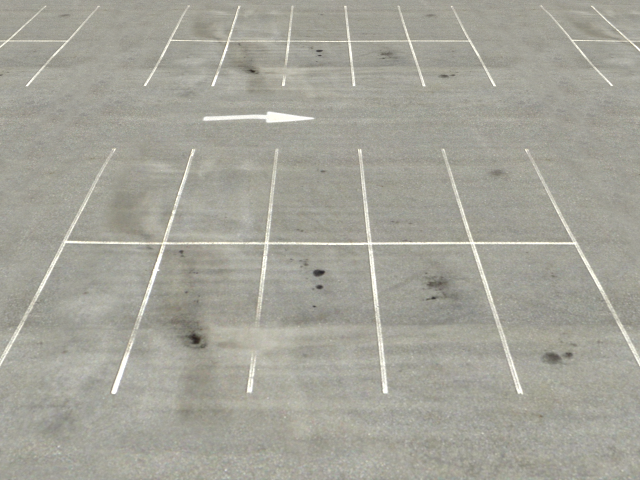
#> input picture CV/feature_project/assets/line_detection.png, 640 x 480 px
$ jupyter execute --allow-errors line_detection.ipynb
#> lines starting #> are read from the running program, lines starting #| are printed output that depends on the picture; after the words box and inside, x2 and y2 are one past the last pixel; in counts of white or black regions, pixels touching at a corner belong together
[cell 1]
import cv2
import numpy as np
import matplotlib
from matplotlib.pyplot import imshow
from matplotlib import pyplot as plt

## 1. Select some specific colors (white or yellow)
# white color mask
# ref:https://zhuanlan.zhihu.com/p/67930839
img = cv2.imread("./assets/line_detection.png")
#> img is the input picture: shape (480, 640, 3); mean B, G, R 153.2, 163.3, 164.3
#converted = convert_hls(img)
image = cv2.cvtColor(img,cv2.COLOR_BGR2HLS)
#> image: shape (480, 640, 3); mean of channels 0, 1, 2 27.5, 159.2, 17
lower = np.uint8([0, 200, 0])
upper = np.uint8([255, 255, 255])
white_mask = cv2.inRange(image, lower, upper)
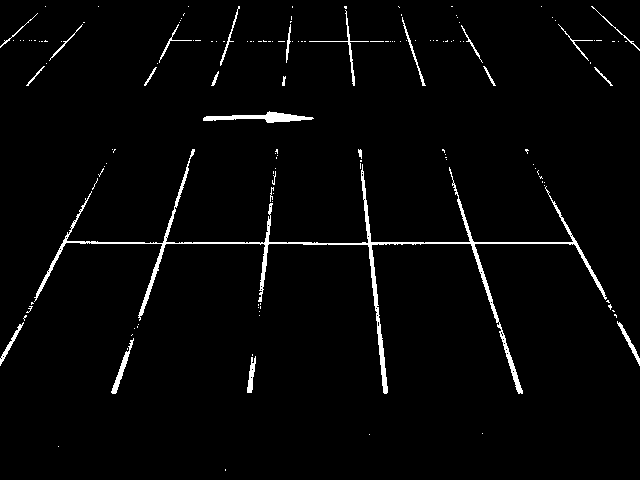
#> white_mask: shape (480, 640); 2.4% white; 149 white regions (124 under 20 px), largest, box (x1, y1, x2, y2) and area: (34, 149, 607, 394) 4382, (203, 111, 314, 123) 594, (111, 338, 134, 394) 256
# yellow color mask
lower = np.uint8([10, 0,   100])
upper = np.uint8([40, 255, 255])
yellow_mask = cv2.inRange(image, lower, upper)
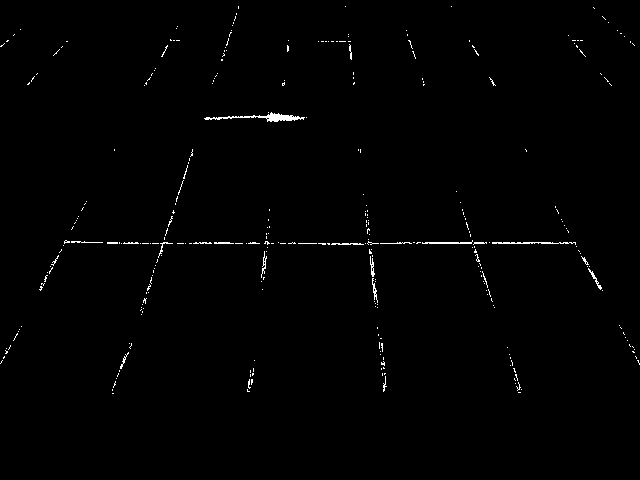
#> yellow_mask: shape (480, 640); 0.76% white in thin lines or dots, all inside (x1, y1, x2, y2) = (0, 6, 640, 394)
# combine the mask
mask = cv2.bitwise_or(white_mask, yellow_mask)
result = img.copy()

[cell 2]
from PIL import Image

[cell 3]
Image.fromarray(result)

[cell 4]
Image.fromarray(mask)

2. Repeat the dilation and erosion until the image can not be changed (reference )

[cell 5]
height,width = mask.shape
#> height = 480; width = 640
skel = np.zeros([height,width],dtype=np.uint8)      #[height,width,3]
kernel = cv2.getStructuringElement(cv2.MORPH_CROSS, (3,3))
temp_nonzero = np.count_nonzero(mask)
#> temp_nonzero = 7501
while(np.count_nonzero(mask) != 0 ):
    eroded = cv2.erode(mask,kernel)
    # cv2.imshow("eroded",eroded)
    Image.fromarray(eroded)
    temp = cv2.dilate(eroded,kernel)
    # cv2.imshow("dilate",temp)
    Image.fromarray(temp)
    temp = cv2.subtract(mask,temp)
    skel = cv2.bitwise_or(skel,temp)
    mask = eroded.copy()
#> this loop made 6 passes
#> eroded: shape (480, 640); every value is 0
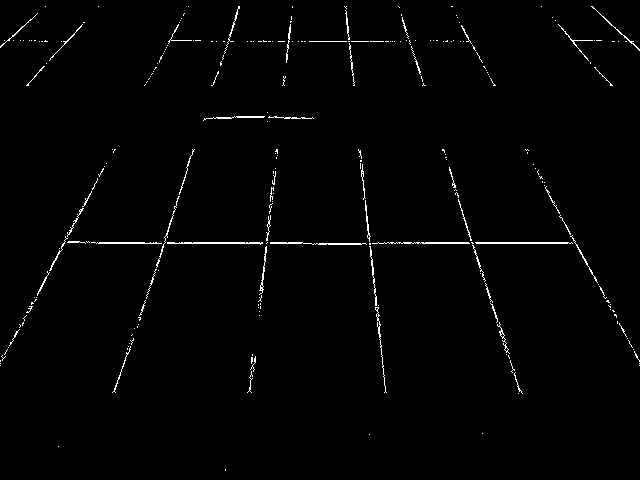
#> skel: shape (480, 640); 1.3% white in thin lines or dots
#> temp: shape (480, 640); 0% white in thin lines or dots, all inside (x1, y1, x2, y2) = (268, 116, 274, 118)

# cv2.imshow("skel",skel)
Image.fromarray(skel)

## 3. Apply the canny to filter the lines and use HoughLinesP to get the lines

[cell 6]
edges = cv2.Canny(skel, 50, 150)
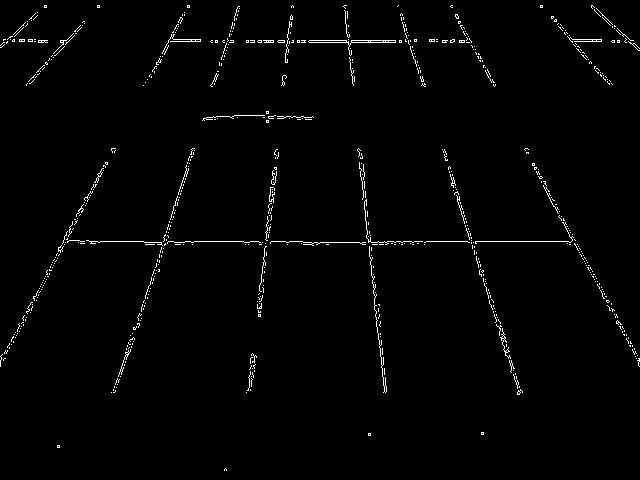
#> edges: shape (480, 640); 1.5% white in thin lines or dots
# cv2.imshow("edges",edges)
Image.fromarray(edges)
lines = cv2.HoughLinesP(edges,1,np.pi/180,40,minLineLength=30,maxLineGap=30)
#> lines = 53 rows, first 6: [63, 241, 302, 241], [168, 40, 470, 40], [3, 42, 67, 42], [244, 242, 425, 242], [344, 5, 352, 83], [114, 392, 203, 118]
i = 0
for x1,y1,x2,y2 in lines[0]:
    i+=1
    cv2.line(result,(x1,y1),(x2,y2),(255,0,0),1)
#> this loop made 1 pass
#> (x1, y1, x2, y2, i) on pass 1: (63, 241, 302, 241, 1)
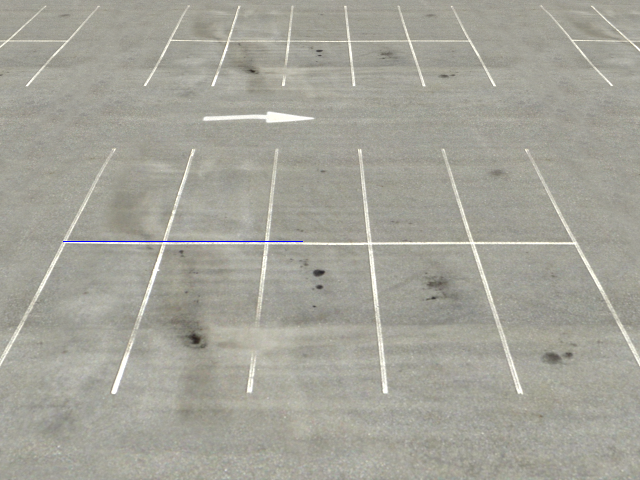
#> result: shape (480, 640, 3); 0.08% of pixels changed, all inside (x1, y1, x2, y2) = (63, 241, 303, 242)
#> after the loop, i = 1
print(i)
#| 1

# cv2.imshow("res",result)
# cv2.waitKey(0)

[cell 7]
Image.fromarray(edges)

[cell 8]
Image.fromarray(result)

https://colab.research.google.com/drive/1x8Q9dJWsCm4IkJEDjbV7FfEO9nrzEP8m?usp=sharing#scrollTo=1FFA8-ZHWbXJ
https://z-uo.medium.com/line-detection-computer-vision-vs-deep-neural-network-27c6b40a14c8

[cell 9]
import cv2 as cv
from PIL import Image
import numpy as np

[cell 10]
opened = Image.open("assets/sudoku-png-6.png")
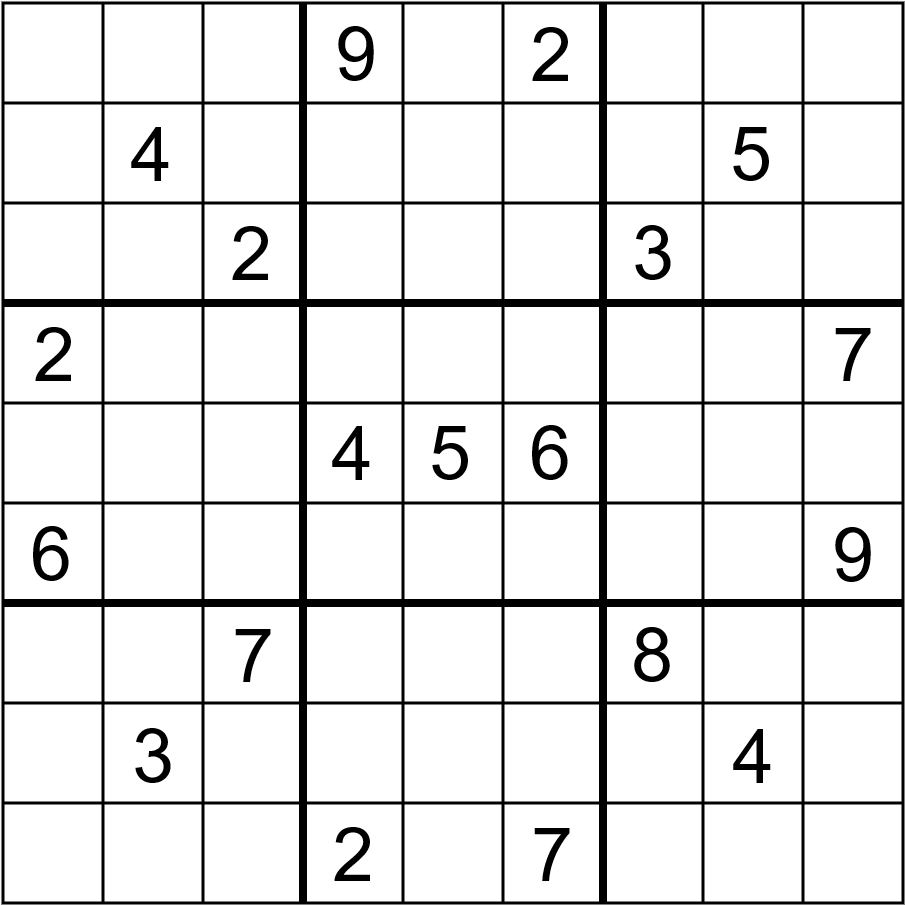
#> input picture CV/feature_project/assets/sudoku-png-6.png, 905 x 905 px
#> opened is the input picture: PIL image 905x905 RGBA; mean R, G, B, A 228.6, 228.6, 228.6, 255
src = cv.imread(cv.samples.findFile("assets/sudoku-png-6.png"), cv.IMREAD_GRAYSCALE)
#> src: shape (905, 905); min 0, max 255, mean 228.6

dst = cv.Canny(src, 50, 200, None, 3)
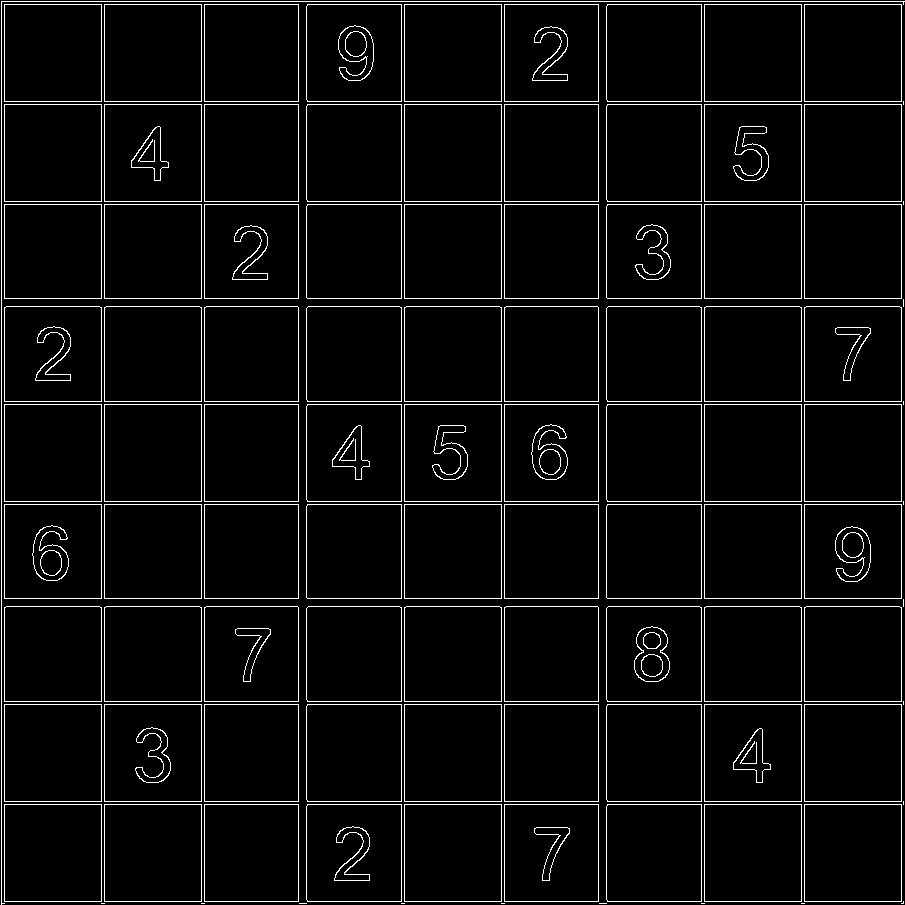
#> dst: shape (905, 905); 4.7% white in thin lines or dots
cv.imwrite('canny.png', dst)
canny = Image.open('canny.png')

linesP = cv.HoughLinesP(dst, 1, np.pi / 180, 50, None, 50, 10)
#> linesP = 38 rows, first 6: [306, 903, 306, 1], [704, 903, 704, 1], [901, 903, 901, 1], [404, 903, 404, 1], [401, 903, 401, 1], [4, 903, 4, 1]

# plot
# cdst = cv.cvtColor(src, cv.COLOR_GRAY2BGR)
# cdstP = np.copy(cdst)
cdstP = np.zeros(src.shape,dtype=np.uint8)
cdstP.fill(255) # or img[:] = 255
#> cdstP: shape (905, 905); every value is 255
cdstP = cv.cvtColor(cdstP, cv.COLOR_GRAY2BGR)
#> cdstP: shape (905, 905, 3); every value is 255

if linesP is not None:
  for i in range(0, len(linesP)):
    l = linesP[i][0]
    cv.line(cdstP, (l[0], l[1]), (l[2], l[3]), (0,0,255), 3, cv.LINE_AA)
#> this loop made 38 passes
#> l on passes 1 to 12: [306, 903, 306, 1], [704, 903, 704, 1], [901, 903, 901, 1], [404, 903, 404, 1], [401, 903, 401, 1], [4, 903, 4, 1], [1, 904, 1, 1], [101, 903, 101, 1], [298, 901, 298, 1], [204, 903, 204, 1], [504, 903, 504, 1], [701, 903, 701, 1]
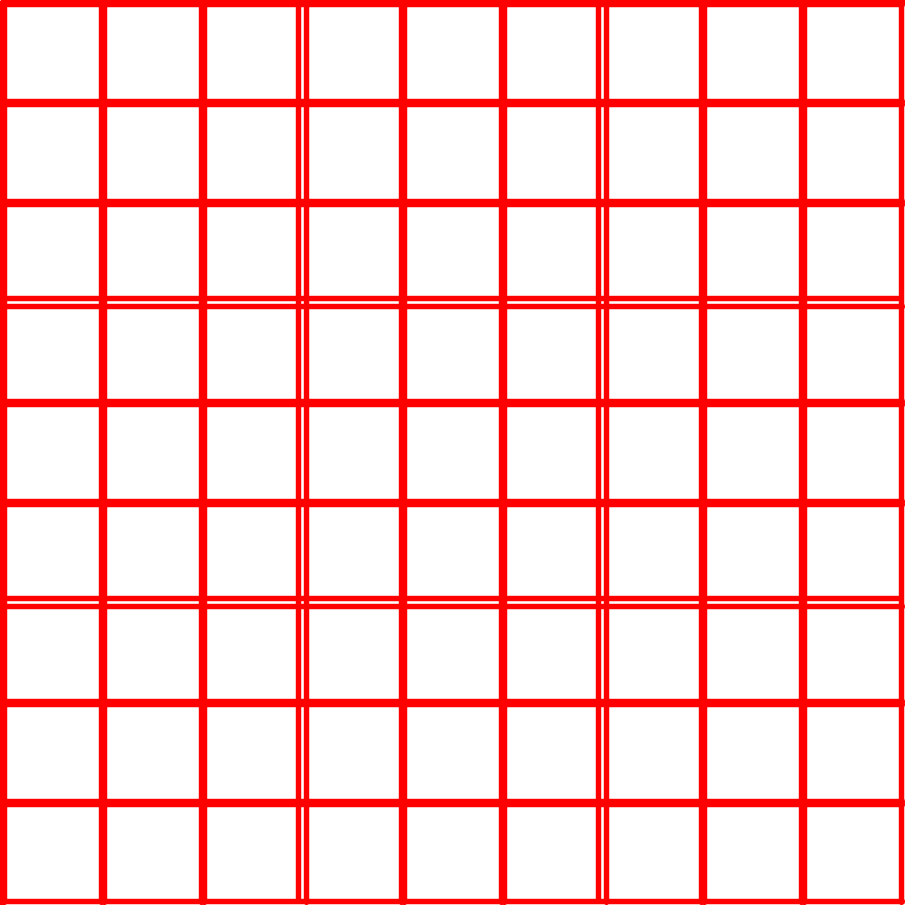
#> cdstP: shape (905, 905, 3); mean B, G, R 209.4, 209.4, 255

cv.imwrite('lines.png', cdstP)
lines = Image.open('lines.png')

w_scaled = 400
h_scaled = int(opened.size[1] * w_scaled /opened.size[0])
#> h_scaled = 400
new_image = Image.new('RGB',(3*w_scaled, h_scaled), (250,250,250))
#> new_image: PIL image 1200x400 RGB; every value is 250

new_image.paste(opened.resize((w_scaled, h_scaled)),(0,0))
new_image.paste(canny.resize((w_scaled, h_scaled)),(w_scaled,0))
new_image.paste(lines.resize((w_scaled, h_scaled)),(2*w_scaled,0))
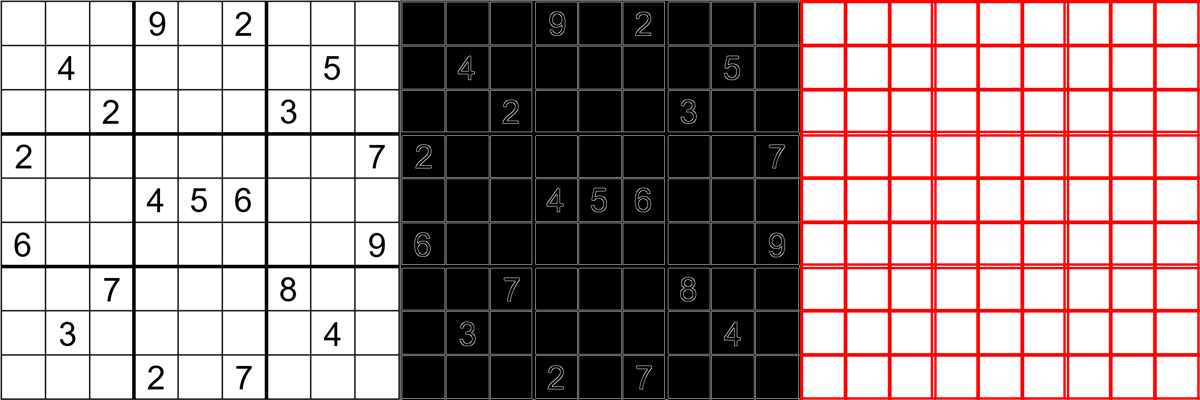
#> new_image: PIL image 1200x400 RGB; mean R, G, B 165.2, 150, 150

new_image

[cell 11]
linesP[0]
#> Out = [[306, 903, 306, 1]]

[cell 12]
opened = Image.open("assets/20250727-115727.jpg")
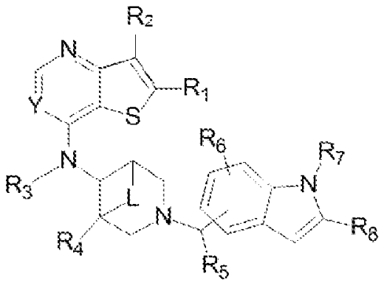
#> input picture CV/feature_project/assets/20250727-115727.jpg, 384 x 285 px
#> opened is the input picture: PIL image 384x285 RGB; min 0, max 255, mean 248
src = cv.imread(cv.samples.findFile("assets/20250727-115727.jpg"), cv.IMREAD_GRAYSCALE)
#> src: shape (285, 384); min 0, max 255, mean 248

# blurred = cv2.GaussianBlur(src, (5, 5), 0)
#> (the rest of this cell did not finish here and is left out)

[cell 13]
linesP
#> Out has the same summary as linesP
